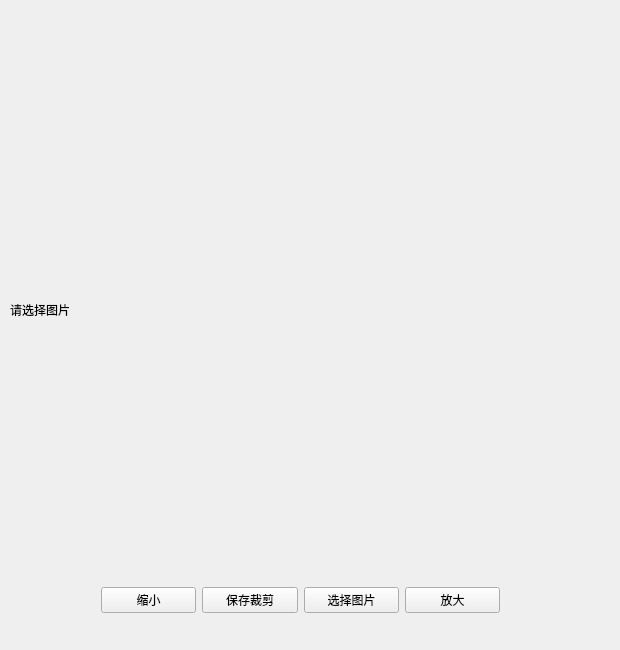
<?xml version="1.0" encoding="UTF-8"?>
<ui version="4.0">
 <class>PictureEdit</class>
 <widget class="QMainWindow" name="PictureEdit">
  <property name="geometry">
   <rect>
    <x>0</x>
    <y>0</y>
    <width>620</width>
    <height>650</height>
   </rect>
  </property>
  <property name="windowTitle">
   <string>PictureEdit</string>
  </property>
  <widget class="QWidget" name="centralWidget">
   <widget class="QLabel" name="label">
    <property name="geometry">
     <rect>
      <x>10</x>
      <y>10</y>
      <width>600</width>
      <height>600</height>
     </rect>
    </property>
    <property name="text">
     <string>请选择图片</string>
    </property>
   </widget>
   <widget class="QWidget" name="horizontalLayoutWidget">
    <property name="geometry">
     <rect>
      <x>90</x>
      <y>560</y>
      <width>421</width>
      <height>80</height>
     </rect>
    </property>
    <layout class="QHBoxLayout" name="horizontalLayout">
     <item>
      <widget class="QPushButton" name="reduceButton">
       <property name="text">
        <string>缩小</string>
       </property>
      </widget>
     </item>
     <item>
      <widget class="QPushButton" name="pushButton">
       <property name="text">
        <string>保存裁剪</string>
       </property>
      </widget>
     </item>
     <item>
      <widget class="QPushButton" name="selectButton">
       <property name="text">
        <string>选择图片</string>
       </property>
      </widget>
     </item>
     <item>
      <widget class="QPushButton" name="amplifyButton">
       <property name="text">
        <string>放大</string>
       </property>
      </widget>
     </item>
    </layout>
   </widget>
  </widget>
 </widget>
 <layoutdefault spacing="6" margin="11"/>
 <resources/>
 <connections/>
</ui>
